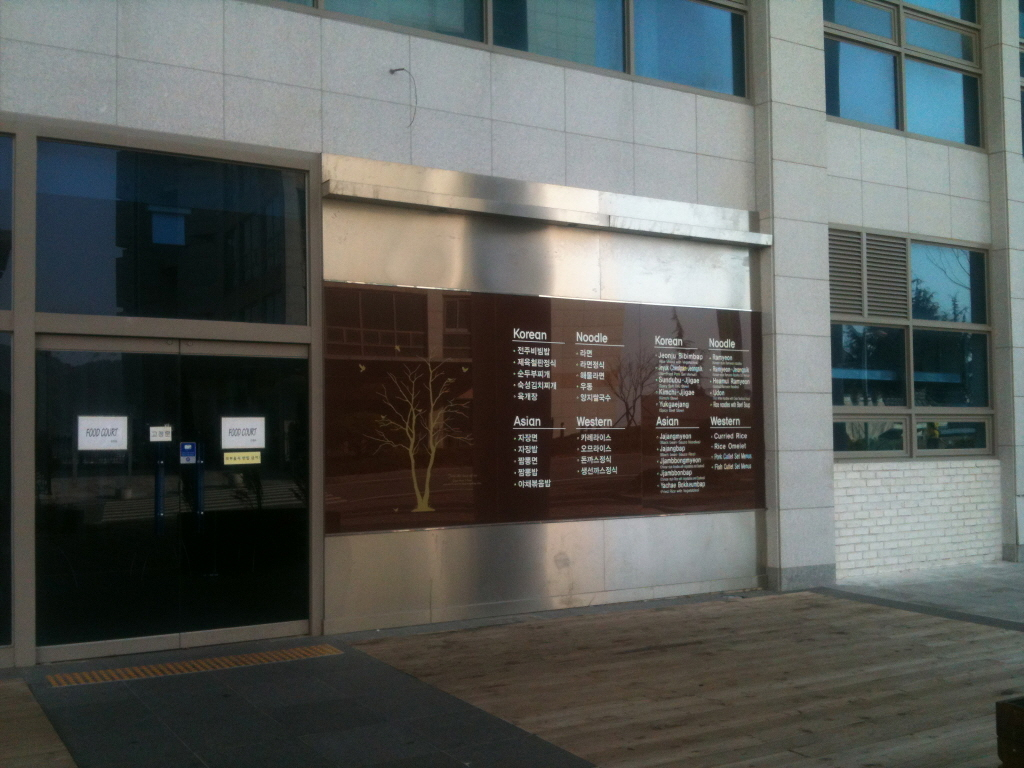
#> input picture dsu1.jpg, 1024 x 768 px
$ jupyter execute homework3.ipynb
#> lines starting #> are read from the running program, lines starting #| are printed output that depends on the picture
[cell 1]
import cv2
import numpy as np
from matplotlib import pyplot as plt

[cell 2]
img = cv2.imread('dsu1.jpg')
#> img is the input picture: shape (768, 1024, 3); mean B, G, R 88.3, 91.5, 88.3
rows,cols,ch = img.shape
#> rows = 768; cols = 1024; ch = 3
pts1 = np.float32([[323,280],[763,312],[766,508],[325,535]])
pts2 = np.float32([[0,0],[400,0],[400,200],[0,200]])
M = cv2.getPerspectiveTransform(pts1,pts2)
dst = cv2.warpPerspective(img,M,(400,200))
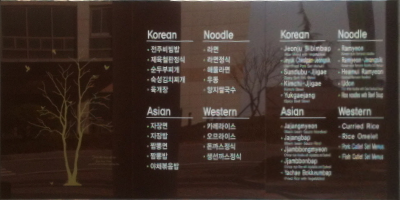
#> dst: shape (200, 400, 3); mean B, G, R 45.9, 52.5, 66
plt.subplot(121),plt.imshow(img),plt.title('Input')
plt.subplot(122),plt.imshow(dst),plt.title('Output')
plt.show()
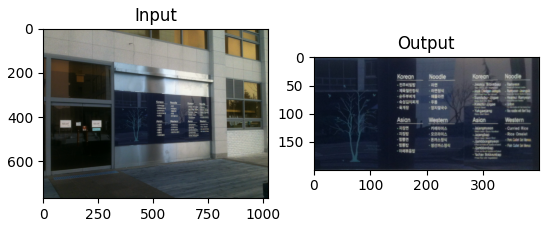
#> figure drawn by matplotlib, 2 panels; B, G, R data is drawn as R, G, B
